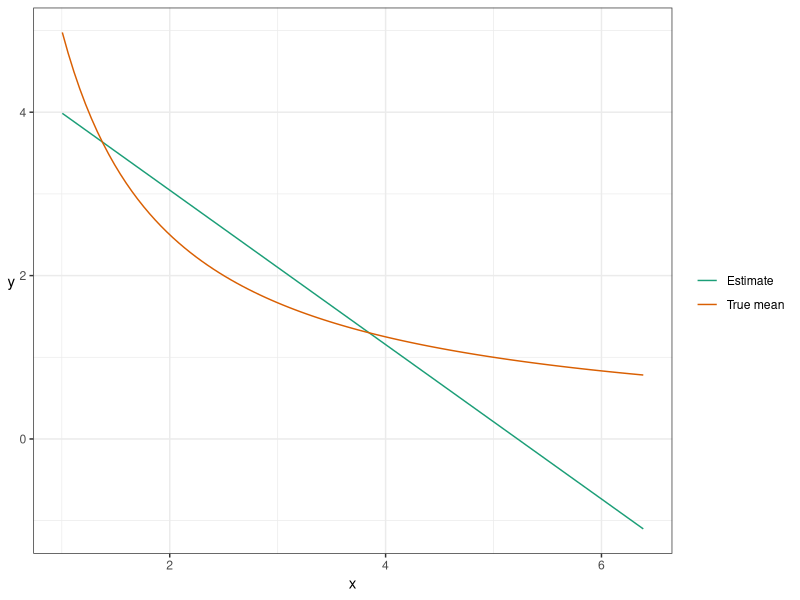
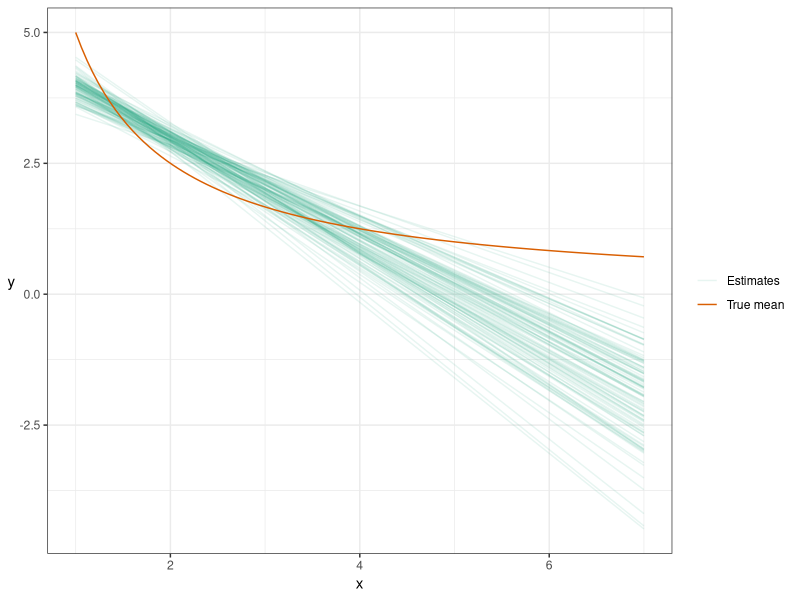
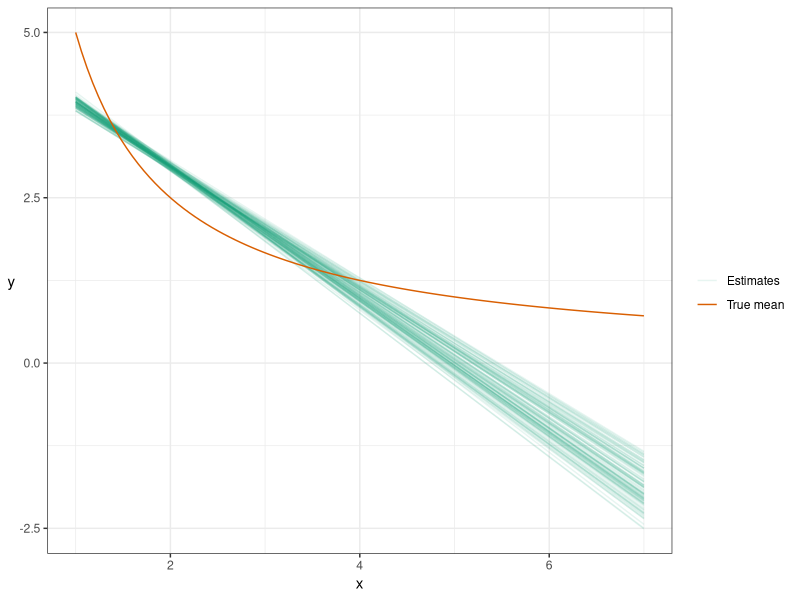
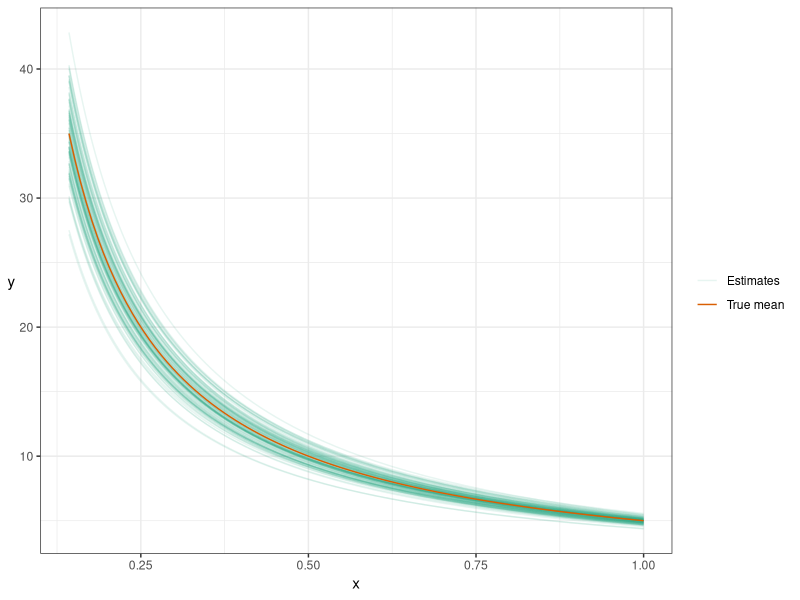
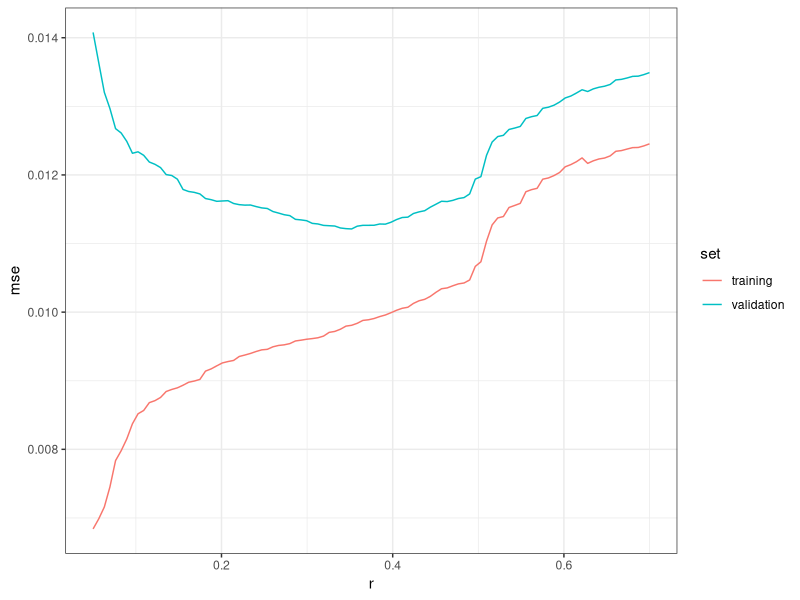
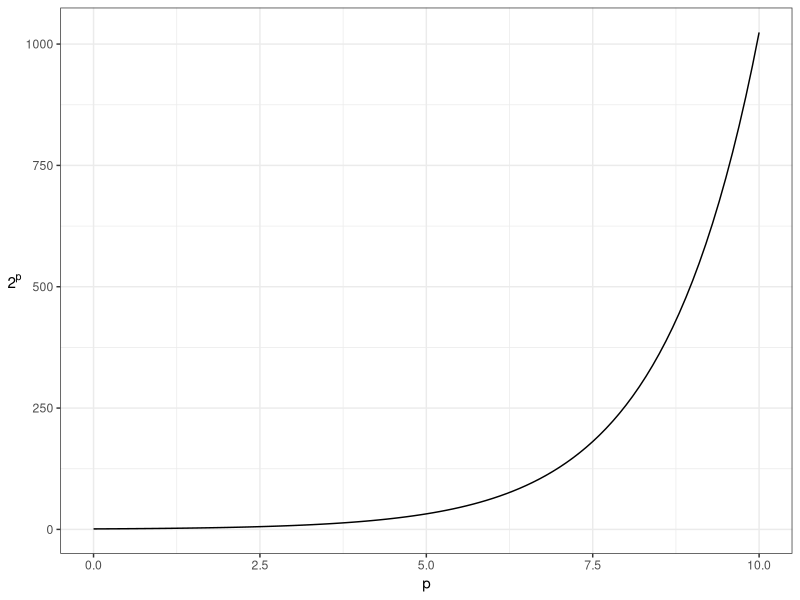

The R source for these figures, in order:
## ---- chunk 1
suppressPackageStartupMessages(library(tidyverse))
rotate_y <- theme(axis.title.y=element_text(angle=0, vjust=0.5))
## ---- chunk 2
set.seed(400)
n <- 100
dat <- tibble(
	x = rexp(n) + 1,
	y = rnorm(n, mean = 5/x)
)
ggplot(dat, aes(x, y)) +
    stat_smooth(method="lm", se=FALSE, size=0.5,
                mapping=aes(colour="Estimate")) +
    stat_function(fun=function(x) 5/x,
                  mapping=aes(colour="True mean")) +
    scale_colour_brewer("", palette="Dark2") +
    theme_bw() +
    rotate_y
## ---- chunk 3
set.seed(400)
n <- 100
N <- 100
xgrid <- data.frame(x=seq(0,6, length.out=100)) + 1
## Use "tibble %>% group_by %>% do" in place of `for` loop
bias_plot <- tibble(iter=1:N) %>% group_by(iter) %>% do({
    dat <- tibble(x=rexp(n)+1, 
                  y=5/x+rnorm(n))
    data.frame(
        .,
        xgrid,
        Linear = predict(lm(y~x, data=dat),
                         newdata=xgrid)
    )
}) %>% 
    ggplot(aes(x=x, y=Linear)) +
    geom_line(aes(group=iter, colour="Estimates"), alpha=0.1) +
    stat_function(fun=function(x) 5/x,
                  mapping=aes(colour="True mean")) +
    theme_bw() +
    scale_colour_brewer("", palette="Dark2") +
    ylab("y") + rotate_y
bias_plot
## ---- chunk 4
set.seed(400)
n <- 1000
N <- 100
xgrid <- data.frame(x=seq(0,6, length.out=100)) + 1
## Use "tibble %>% group_by %>% do" in place of `for` loop
tibble(iter=1:N) %>% group_by(iter) %>% do({
    dat <- tibble(x=rexp(n)+1, 
                  y=5/x+rnorm(n))
    data.frame(
        .,
        xgrid,
        Linear = predict(lm(y~x, data=dat),
                         newdata=xgrid)
    )
}) %>% 
    ggplot(aes(x=x, y=Linear)) +
    geom_line(aes(group=iter, colour="Estimates"), alpha=0.1) +
    stat_function(fun=function(x) 5/x,
                  mapping=aes(colour="True mean")) +
    theme_bw() +
    scale_colour_brewer("", palette="Dark2") +
    ylab("y") + rotate_y
## ---- chunk 5
set.seed(400)
n <- 100
N <- 100
xgrid <- data.frame(xinv=(seq(0,6, length.out=100))) + 1
## Use "tibble %>% group_by %>% do" in place of `for` loop
tibble(iter=1:N) %>% group_by(iter) %>% do({
    dat <- tibble(x=rexp(n)+1, 
                  xinv=1/x,
                  y=5/x+rnorm(n))
    data.frame(
        .,
        xgrid,
        Linear = predict(lm(y~xinv, data=dat),
                         newdata=xgrid)
    )
}) %>% 
    ggplot(aes(x=1/xinv, y=Linear)) +
    geom_line(aes(group=iter, colour="Estimates"), alpha=0.1) +
    stat_function(fun=function(x) 5/x,
                  mapping=aes(colour="True mean")) +
    theme_bw() +
    scale_colour_brewer("", palette="Dark2") +
    ylab("y") + rotate_y +
    xlab("x")
## ---- chunk 6
suppressPackageStartupMessages(library(tidyverse))
my_accent <- "#d95f02"
rotate_y <- theme(axis.title.y=element_text(angle=0, vjust=0.5))
## ---- chunk 7
set.seed(87)
n <- 200
dat <- tibble(x = c(rnorm(n/2), rnorm(n/2)+5)-3,
              y = sin(x^2/5)/x + rnorm(n)/10 + exp(1))
fit <- loess(y ~ x, data=dat, span=0.3)
yhat <- predict(fit)
mean((yhat - dat$y)^2)
## ---- chunk 8
n <- 1000
newdat <- tibble(x = c(rnorm(n/2), rnorm(n/2)+5)-3,
                 y = sin(x^2/5)/x + rnorm(n)/10 + exp(1))
yhat <- predict(fit, newdata = newdat)
mean((yhat - newdat$y)^2, na.rm = TRUE)
## ---- chunk 9
set.seed(87)
n <- 200
dat <- tibble(x = c(rnorm(n/2), rnorm(n/2)+5)-3,
              y = sin(x^2/5)/x + rnorm(n)/10 + exp(1))
fit <- loess(y ~ x, data=dat, span=0.1)
yhat <- predict(fit)
mean((yhat - dat$y)^2)
## ---- chunk 10
n <- 1000
newdat <- tibble(x = c(rnorm(n/2), rnorm(n/2)+5)-3,
                 y = sin(x^2/5)/x + rnorm(n)/10 + exp(1))
yhat <- predict(fit, newdata = newdat)
mean((yhat - newdat$y)^2, na.rm = TRUE)
## ---- chunk 11
set.seed(87)
n <- 200
dat <- tibble(x = c(rnorm(n/2), rnorm(n/2)+5)-3,
              y = sin(x^2/5)/x + rnorm(n)/10 + exp(1))
n <- 1000
newdat <- tibble(x = c(rnorm(n/2), rnorm(n/2)+5)-3,
                 y = sin(x^2/5)/x + rnorm(n)/10 + exp(1))
tibble(r = seq(0.05, 0.7, length.out=100)) %>% 
    group_by(r) %>% 
    do({
        this_r <- .$r
        fit <- loess(y ~ x, data=dat, span=this_r)
        yhat_tr  <- predict(fit)
        yhat_val <- predict(fit, newdata = newdat)
        data.frame(
            r = this_r,
            training = mean((yhat_tr - dat$y)^2),
            validation = mean((yhat_val - newdat$y)^2, na.rm = TRUE)
        )
    }) %>% 
    gather(key="set", value="mse", training, validation) %>% 
    ggplot(aes(r, mse)) +
    geom_line(aes(group=set, colour=set)) +
    theme_bw()
## ---- chunk 12
set.seed(38)
dat <- as.data.frame(matrix(rnorm(100*100), ncol=100))
names(dat)[1] <- "y"
fit <- lm(y~., data=dat)
mean((dat$y - predict(fit))^2)
## ---- chunk 13
ggplot(data.frame(p=c(0,10)), aes(p)) +
    stat_function(fun=function(x) 2^x) +
    theme_bw() +
    ylab(expression(2^p)) +
    theme(axis.title.y = element_text(angle=0, vjust=0.5))
